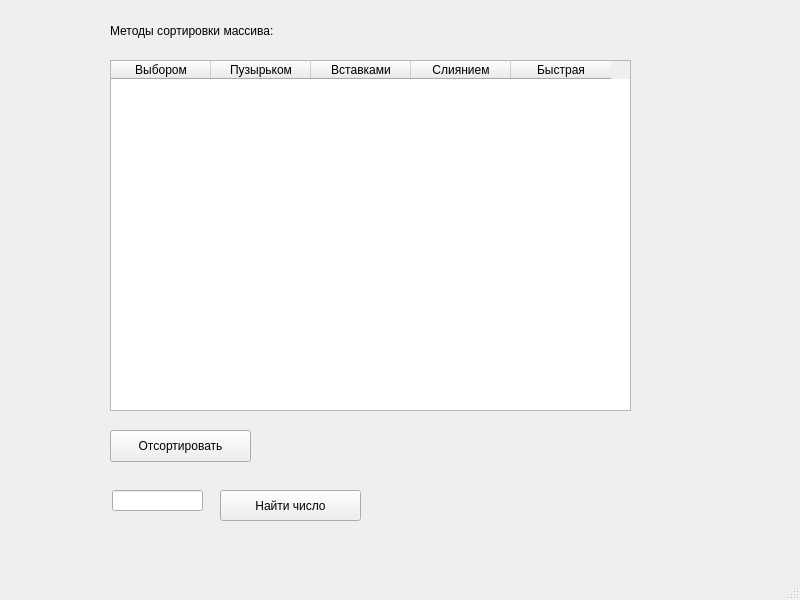
<?xml version="1.0" encoding="UTF-8"?>
<ui version="4.0">
 <class>MainWindow</class>
 <widget class="QMainWindow" name="MainWindow">
  <property name="geometry">
   <rect>
    <x>0</x>
    <y>0</y>
    <width>800</width>
    <height>600</height>
   </rect>
  </property>
  <property name="windowTitle">
   <string>MainWindow</string>
  </property>
  <widget class="QWidget" name="centralwidget">
   <widget class="QTableWidget" name="tableWidget">
    <property name="geometry">
     <rect>
      <x>110</x>
      <y>60</y>
      <width>521</width>
      <height>351</height>
     </rect>
    </property>
    <column>
     <property name="text">
      <string>Выбором</string>
     </property>
    </column>
    <column>
     <property name="text">
      <string>Пузырьком</string>
     </property>
    </column>
    <column>
     <property name="text">
      <string>Вставками</string>
     </property>
    </column>
    <column>
     <property name="text">
      <string>Слиянием</string>
     </property>
    </column>
    <column>
     <property name="text">
      <string>Быстрая</string>
     </property>
    </column>
   </widget>
   <widget class="QPushButton" name="pushButton">
    <property name="geometry">
     <rect>
      <x>110</x>
      <y>430</y>
      <width>141</width>
      <height>32</height>
     </rect>
    </property>
    <property name="text">
     <string>Отсортировать</string>
    </property>
   </widget>
   <widget class="QLabel" name="label">
    <property name="geometry">
     <rect>
      <x>110</x>
      <y>20</y>
      <width>261</width>
      <height>21</height>
     </rect>
    </property>
    <property name="text">
     <string>Методы сортировки массива:</string>
    </property>
   </widget>
   <widget class="QLineEdit" name="lineEdit">
    <property name="geometry">
     <rect>
      <x>112</x>
      <y>490</y>
      <width>91</width>
      <height>21</height>
     </rect>
    </property>
   </widget>
   <widget class="QPushButton" name="pushButton_find">
    <property name="geometry">
     <rect>
      <x>220</x>
      <y>490</y>
      <width>141</width>
      <height>31</height>
     </rect>
    </property>
    <property name="text">
     <string>Найти число</string>
    </property>
   </widget>
   <widget class="QLabel" name="label_number">
    <property name="geometry">
     <rect>
      <x>390</x>
      <y>490</y>
      <width>261</width>
      <height>21</height>
     </rect>
    </property>
    <property name="text">
     <string/>
    </property>
   </widget>
  </widget>
  <widget class="QMenuBar" name="menubar">
   <property name="geometry">
    <rect>
     <x>0</x>
     <y>0</y>
     <width>800</width>
     <height>22</height>
    </rect>
   </property>
  </widget>
  <widget class="QStatusBar" name="statusbar"/>
 </widget>
 <resources/>
 <connections/>
</ui>
